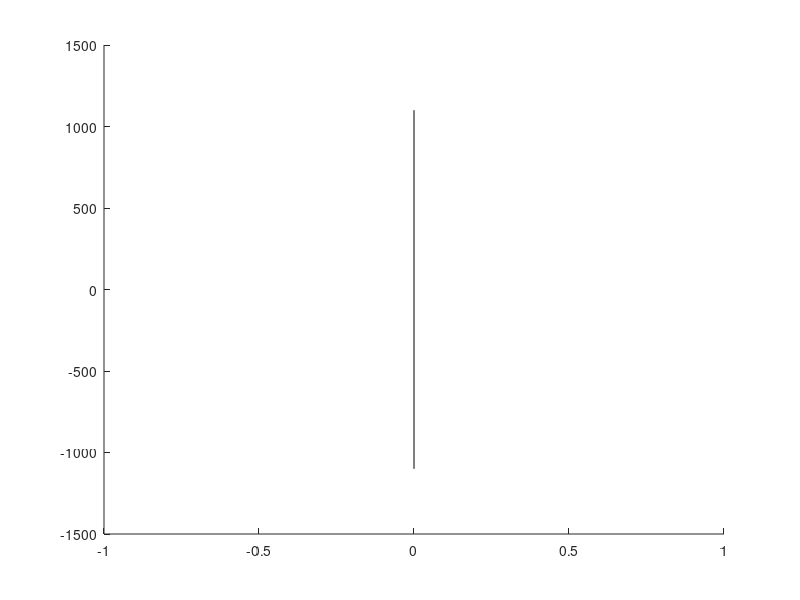

Recreate this plot in MATLAB. (Note: this script raises an error after producing the figure.)
%saveas(gca,'Fig1.jpg','jpg')
%
Fig1 = figure('Units','inches','InnerPosition',[1,1,6.84,6.84]);


hold on;

% coordinate for a plane
p1 = patch('XData',[0,0,0,0],'YData',[1000,-1000,-1000,1000]*1.1,'ZData',[-1000,-1000,1000,1000]*1.1);
p1.FaceColor = 	'#A2142F'; p1.FaceAlpha = 0.4;
% p2 = patch('XData',[1000,1000,-1000,-1000]*0.9,'YData',[-1000,1000,1000,-1000]*0.9,'ZData',[-1000,1000,1000,-1000]*0.9);
% p2.FaceColor = '#0072BD'; p2.FaceAlpha = 0.4; 
p2 = patch('XData',[1000,1000,-1000,-1000]*0.9,'YData',[1000,-1000,-1000,1000]*0.9,'ZData',[-1000,1000,1000,-1000]*0.9);
p2.FaceColor = '#0072BD'; p2.FaceAlpha = 0.4; 
p3 = patch('XData',[1000,1000,-1000,-1000],'YData',[-1000,1000,1000,-1000],'ZData',[0,0,0,0]);
p3.FaceColor = 'g'; p3.FaceAlpha = 0.7;   p3.FaceAlpha = 0.4; p3.EdgeColor = 'k';

% scatter3(-sqrt(1000^2-(1000-150)^2)*sqrt(2)/2,-sqrt(1000^2-(1000-150)^2)*sqrt(2)/2,-(1000-150),30,'filled','w');
% scatter3(-sqrt(1000^2-(1000-550)^2)*sqrt(2)/2,-sqrt(1000^2-(1000-550)^2)*sqrt(2)/2,-(1000-550),30,'filled','w');
% scatter3(-sqrt(1000^2-(1000-950)^2)*sqrt(2)/2,-sqrt(1000^2-(1000-950)^2)*sqrt(2)/2,-(1000-950),30,'filled','w');

[x,y,z] = sphere(100);
x = x*1000; y = y*1000; z = z*1000;
s = surface(x,y,z);
s.EdgeColor = 'none';
s.FaceColor = [148, 145, 148]/255;
s.FaceAlpha = 0.8;
axis image; %xlabel('x'); ylabel('y'); zlabel('h');
set(gca,'XTick',[]); set(gca,'YTick',[]); set(gca,'ZTick',[])
axis off;

quiver3(0,0,-1000,0,0,90,'AutoScaleFactor',25,'Color','k','LineWidth',2);
quiver3(0,0,-1000,90,0,0,'AutoScaleFactor',20,'Color','k','LineWidth',2);
quiver3(0,0,-1000,-90,0,0,'AutoScaleFactor',25,'Color','k','LineWidth',2,'LineStyle',':','ShowArrowHead','off');
quiver3(0,0,-1000,0,90,0,'AutoScaleFactor',15,'Color','k','LineWidth',2);
quiver3(0,0,-1000,0,-90,0,'AutoScaleFactor',15,'Color','k','LineWidth',2,'LineStyle',':','ShowArrowHead','off');
quiver3(0,0,-1000,0,-90,90,'AutoScaleFactor',15,'Color','r','LineWidth',2);
%%

r=1000;
x=0;
y=0;
th = linspace(0,2*pi,100);
xunit = r * cos(th) + x;
yunit = r * sin(th) + y;
zunit = zeros(size(xunit));


Fig1 = figure('Units','inches','InnerPosition',[1,1,6.84,6.84]);

[x,y,z] = sphere(100);
x = x*1000; y = y*1000; z = z*1000;
s = surface(x,y,z);
s.EdgeColor = 'none';
s.FaceColor = 'k';
s.FaceAlpha = 1;
axis image; xlabel('x'); ylabel('y'); zlabel('h');
hold on;

Ry = [cosd(90),0,sind(90);
      0,1,0;
      -sind(90),0,cosd(90)]; 
plane1 = Ry*[xunit;yunit;zunit];
p1 = patch('XData',plane1(1,:)*1.3,'YData',plane1(2,:)*1.3,'ZData',plane1(3,:)*1.3);
p1.FaceColor = '#A2142F'; p1.FaceAlpha = 0.4; p1.EdgeColor = 'none';

plane2 = [xunit;yunit;zunit];
p2 = patch('XData',plane2(1,:)*1.3,'YData',plane2(2,:)*1.3,'ZData',plane2(3,:)*1.3);
p2.FaceColor = '#0072BD'; p2.FaceAlpha = 0.4; p2.EdgeColor = 'none';

Ry = [cosd(45),0,sind(45);
      0,1,0;
      -sind(45),0,cosd(45)]; 
plane3 = Ry*[xunit;yunit;zunit];
p3 = patch('XData',plane3(2,:)*1.3,'YData',plane3(1,:)*1.3,'ZData',-plane3(3,:)*1.3);
p3.FaceColor ='y'; p3.FaceAlpha = 0.4; p3.EdgeColor = 'none';
